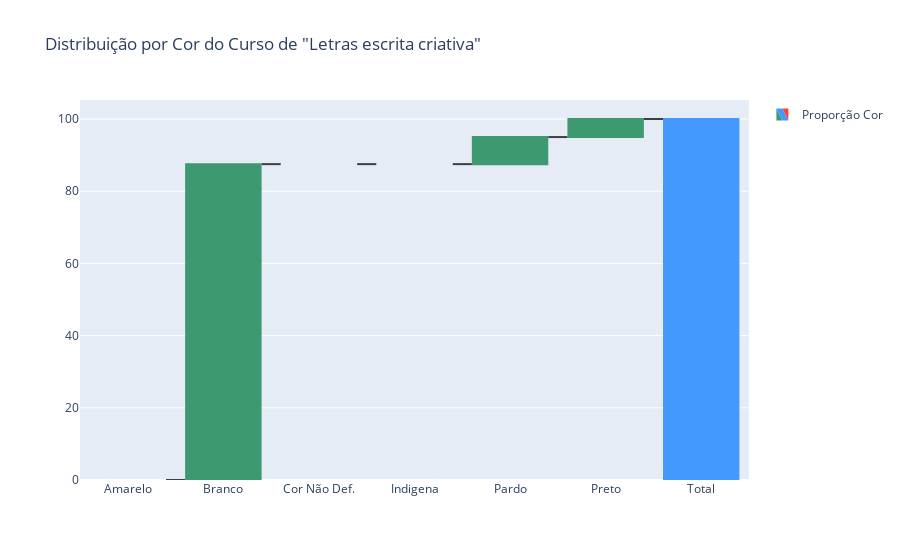

The notebook cell saved with this chart:
### Code cell
fig = go.Figure(go.Waterfall(
    name = "Proporção Cor", orientation = "v",
    measure = ["relative", "relative", "relative", "relative", "relative","relative", "total"],
    x = ["Amarelo", "Branco", "Cor Não Def.", "Indigena", "Pardo", "Preto", "Total"],
    y = [df_branco['%Amarelo'].values[0], df_branco['%Branco'].values[0], df_branco['%CorNaoDef'].values[0], df_branco['%Indigena'].values[0], df_branco['%Pardo'].values[0], df_branco['%Preto'].values[0], 0],
    connector = {"line":{"color":"rgb(63, 63, 63)"}},
))

curso = df_branco['NO_CINE_ROTULO'].values[0]

fig.update_layout(
        title = f'Distribuição por Cor do Curso de "{curso}"',
        showlegend = True
)

fig.show()

### Figure 1 — Plotly figure (JSON) as saved in the notebook; plotly's stock layout.template omitted (floating-point values rounded to 4 significant figures)
{"data": [{"connector": {"line": {"color": "rgb(63, 63, 63)"}}, "measure": ["relative", "relative", "relative", "relative", "relative", "relative", "total"], "name": "Proporção Cor", "orientation": "v", "type": "waterfall", "x": ["Amarelo", "Branco", "Cor Não Def.", "Indigena", "Pardo", "Preto", "Total"], "y": [0, 87.5, 0, 0, 7.5, 5, 0]}], "layout": {"showlegend": true, "title": {"text": "Distribuição por Cor do Curso de \"Letras escrita criativa\""}}}
